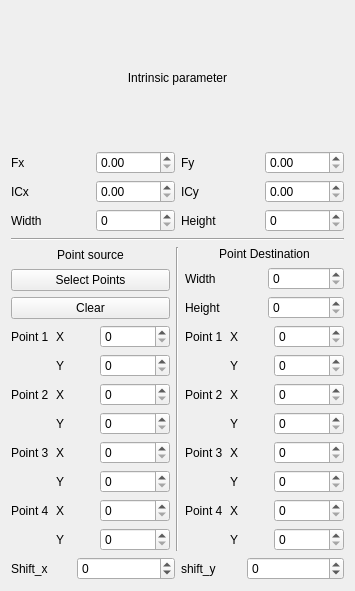
              <widget class="QWidget" name="page_2">
               <property name="geometry">
                <rect>
                 <x>0</x>
                 <y>0</y>
                 <width>355</width>
                 <height>591</height>
                </rect>
               </property>
               <attribute name="label">
                <string>Image 2</string>
               </attribute>
               <layout class="QVBoxLayout" name="verticalLayout_28">
                <item>
                 <layout class="QVBoxLayout" name="verticalLayout_14">
                  <item>
                   <widget class="QLabel" name="label_44">
                    <property name="text">
                     <string>Intrinsic parameter</string>
                    </property>
                    <property name="alignment">
                     <set>Qt::AlignCenter</set>
                    </property>
                   </widget>
                  </item>
                  <item>
                   <layout class="QGridLayout" name="gridLayout_6">
                    <item row="0" column="3">
                     <widget class="QDoubleSpinBox" name="doubleSpinBox_fy_1">
                      <property name="maximum">
                       <double>10000.000000000000000</double>
                      </property>
                     </widget>
                    </item>
                    <item row="2" column="3">
                     <widget class="QDoubleSpinBox" name="doubleSpinBox_icy_1">
                      <property name="maximum">
                       <double>10000.000000000000000</double>
                      </property>
                     </widget>
                    </item>
                    <item row="2" column="2">
                     <widget class="QLabel" name="label_45">
                      <property name="text">
                       <string>ICy</string>
                      </property>
                     </widget>
                    </item>
                    <item row="0" column="2">
                     <widget class="QLabel" name="label_46">
                      <property name="text">
                       <string>Fy</string>
                      </property>
                     </widget>
                    </item>
                    <item row="2" column="0">
                     <widget class="QLabel" name="label_47">
                      <property name="text">
                       <string>ICx</string>
                      </property>
                     </widget>
                    </item>
                    <item row="3" column="0">
                     <widget class="QLabel" name="label_48">
                      <property name="text">
                       <string>Width</string>
                      </property>
                     </widget>
                    </item>
                    <item row="3" column="2">
                     <widget class="QLabel" name="label_49">
                      <property name="text">
                       <string>Height</string>
                      </property>
                     </widget>
                    </item>
                    <item row="0" column="0">
                     <widget class="QLabel" name="label_50">
                      <property name="text">
                       <string>Fx</string>
                      </property>
                     </widget>
                    </item>
                    <item row="3" column="1">
                     <widget class="QSpinBox" name="spinBox_width_1">
                      <property name="minimumSize">
                       <size>
                        <width>70</width>
                        <height>0</height>
                       </size>
                      </property>
                      <property name="maximum">
                       <number>10000</number>
                      </property>
                     </widget>
                    </item>
                    <item row="0" column="1">
                     <widget class="QDoubleSpinBox" name="doubleSpinBox_fx_1">
                      <property name="maximum">
                       <double>10000.000000000000000</double>
                      </property>
                     </widget>
                    </item>
                    <item row="2" column="1">
                     <widget class="QDoubleSpinBox" name="doubleSpinBox_icx_1">
                      <property name="maximum">
                       <double>10000.000000000000000</double>
                      </property>
                     </widget>
                    </item>
                    <item row="3" column="3">
                     <widget class="QSpinBox" name="spinBox_height_1">
                      <property name="minimumSize">
                       <size>
                        <width>70</width>
                        <height>0</height>
                       </size>
                      </property>
                      <property name="maximum">
                       <number>10000</number>
                      </property>
                     </widget>
                    </item>
                   </layout>
                  </item>
                  <item>
                   <widget class="Line" name="line_3">
                    <property name="orientation">
                     <enum>Qt::Horizontal</enum>
                    </property>
                   </widget>
                  </item>
                  <item>
                   <layout class="QHBoxLayout" name="horizontalLayout_5">
                    <item>
                     <layout class="QVBoxLayout" name="verticalLayout_15">
                      <item>
                       <widget class="QLabel" name="label_51">
                        <property name="text">
                         <string>Point source</string>
                        </property>
                        <property name="alignment">
                         <set>Qt::AlignCenter</set>
                        </property>
                       </widget>
                      </item>
                      <item>
                       <layout class="QVBoxLayout" name="verticalLayout_16">
                        <item>
                         <widget class="QPushButton" name="button_select_point_1">
                          <property name="text">
                           <string>Select Points</string>
                          </property>
                          <property name="checkable">
                           <bool>true</bool>
                          </property>
                         </widget>
                        </item>
                        <item>
                         <widget class="QPushButton" name="button_clear_1">
                          <property name="text">
                           <string>Clear</string>
                          </property>
                         </widget>
                        </item>
                       </layout>
                      </item>
                      <item>
                       <layout class="QGridLayout" name="gridLayout_7">
                        <item row="6" column="0">
                         <widget class="QLabel" name="label_52">
                          <property name="text">
                           <string>Point 4</string>
                          </property>
                         </widget>
                        </item>
                        <item row="4" column="2">
                         <widget class="QSpinBox" name="spinBox_src_point3_x_1">
                          <property name="maximum">
                           <number>10000</number>
                          </property>
                         </widget>
                        </item>
                        <item row="1" column="2">
                         <widget class="QSpinBox" name="spinBox_src_point1_y_1">
                          <property name="maximum">
                           <number>10000</number>
                          </property>
                         </widget>
                        </item>
                        <item row="3" column="1">
                         <widget class="QLabel" name="label_53">
                          <property name="text">
                           <string>Y</string>
                          </property>
                         </widget>
                        </item>
                        <item row="0" column="1">
                         <widget class="QLabel" name="label_54">
                          <property name="text">
                           <string>X</string>
                          </property>
                         </widget>
                        </item>
                        <item row="5" column="2">
                         <widget class="QSpinBox" name="spinBox_src_point3_y_1">
                          <property name="maximum">
                           <number>10000</number>
                          </property>
                         </widget>
                        </item>
                        <item row="1" column="1">
                         <widget class="QLabel" name="label_55">
                          <property name="text">
                           <string>Y</string>
                          </property>
                         </widget>
                        </item>
                        <item row="7" column="1">
                         <widget class="QLabel" name="label_56">
                          <property name="text">
                           <string>Y</string>
                          </property>
                         </widget>
                        </item>
                        <item row="4" column="0">
                         <widget class="QLabel" name="label_57">
                          <property name="text">
                           <string>Point 3</string>
                          </property>
                         </widget>
                        </item>
                        <item row="0" column="2">
                         <widget class="QSpinBox" name="spinBox_src_point1_x_1">
                          <property name="minimumSize">
                           <size>
                            <width>70</width>
                            <height>0</height>
                           </size>
                          </property>
                          <property name="maximumSize">
                           <size>
                            <width>16777215</width>
                            <height>16777215</height>
                           </size>
                          </property>
                          <property name="maximum">
                           <number>10000</number>
                          </property>
                          <property name="value">
                           <number>0</number>
                          </property>
                         </widget>
                        </item>
                        <item row="5" column="1">
                         <widget class="QLabel" name="label_58">
                          <property name="text">
                           <string>Y</string>
                          </property>
                         </widget>
                        </item>
                        <item row="2" column="2">
                         <widget class="QSpinBox" name="spinBox_src_point2_x_1">
                          <property name="maximum">
                           <number>10000</number>
                          </property>
                         </widget>
                        </item>
                        <item row="2" column="0">
                         <widget class="QLabel" name="label_59">
                          <property name="text">
                           <string>Point 2</string>
                          </property>
                         </widget>
                        </item>
                        <item row="0" column="0">
                         <widget class="QLabel" name="label_60">
                          <property name="text">
                           <string>Point 1</string>
                          </property>
                         </widget>
                        </item>
                        <item row="2" column="1">
                         <widget class="QLabel" name="label_61">
                          <property name="text">
                           <string>X</string>
                          </property>
                         </widget>
                        </item>
                        <item row="6" column="2">
                         <widget class="QSpinBox" name="spinBox_src_point4_x_1">
                          <property name="maximum">
                           <number>10000</number>
                          </property>
                         </widget>
                        </item>
                        <item row="6" column="1">
                         <widget class="QLabel" name="label_62">
                          <property name="text">
                           <string>X</string>
                          </property>
                         </widget>
                        </item>
                        <item row="4" column="1">
                         <widget class="QLabel" name="label_63">
                          <property name="text">
                           <string>X</string>
                          </property>
                         </widget>
                        </item>
                        <item row="3" column="2">
                         <widget class="QSpinBox" name="spinBox_src_point2_y_1">
                          <property name="maximum">
                           <number>10000</number>
                          </property>
                         </widget>
                        </item>
                        <item row="7" column="2">
                         <widget class="QSpinBox" name="spinBox_src_point4_y_1">
                          <property name="maximum">
                           <number>10000</number>
                          </property>
                         </widget>
                        </item>
                       </layout>
                      </item>
                     </layout>
                    </item>
                    <item>
                     <widget class="Line" name="line_4">
                      <property name="orientation">
                       <enum>Qt::Vertical</enum>
                      </property>
                     </widget>
                    </item>
                    <item>
                     <layout class="QVBoxLayout" name="verticalLayout_17">
                      <item>
                       <widget class="QLabel" name="label_64">
                        <property name="text">
                         <string>Point Destination</string>
                        </property>
                        <property name="alignment">
                         <set>Qt::AlignCenter</set>
                        </property>
                       </widget>
                      </item>
                      <item>
                       <layout class="QGridLayout" name="gridLayout_8">
                        <item row="0" column="0">
                         <widget class="QLabel" name="label_65">
                          <property name="text">
                           <string>Width</string>
                          </property>
                         </widget>
                        </item>
                        <item row="0" column="1">
                         <widget class="QSpinBox" name="spinBox_width_dst_1">
                          <property name="maximum">
                           <number>10000</number>
                          </property>
                         </widget>
                        </item>
                        <item row="1" column="0">
                         <widget class="QLabel" name="label_66">
                          <property name="text">
                           <string>Height</string>
                          </property>
                         </widget>
                        </item>
                        <item row="1" column="1">
                         <widget class="QSpinBox" name="spinBox_height_dst_1">
                          <property name="maximum">
                           <number>10000</number>
                          </property>
                         </widget>
                        </item>
                       </layout>
                      </item>
                      <item>
                       <layout class="QGridLayout" name="gridLayout_9">
                        <item row="6" column="0">
                         <widget class="QLabel" name="label_67">
                          <property name="text">
                           <string>Point 4</string>
                          </property>
                         </widget>
                        </item>
                        <item row="1" column="1">
                         <widget class="QLabel" name="label_68">
                          <property name="text">
                           <string>Y</string>
                          </property>
                         </widget>
                        </item>
                        <item row="6" column="2">
                         <widget class="QSpinBox" name="spinBox_dst_point4_x_1">
                          <property name="maximum">
                           <number>10000</number>
                          </property>
                         </widget>
                        </item>
                        <item row="4" column="0">
                         <widget class="QLabel" name="label_69">
                          <property name="text">
                           <string>Point 3</string>
                          </property>
                         </widget>
                        </item>
                        <item row="1" column="2">
                         <widget class="QSpinBox" name="spinBox_dst_point1_y_1">
                          <property name="maximum">
                           <number>10000</number>
                          </property>
                         </widget>
                        </item>
                        <item row="3" column="1">
                         <widget class="QLabel" name="label_70">
                          <property name="text">
                           <string>Y</string>
                          </property>
                         </widget>
                        </item>
                        <item row="5" column="2">
                         <widget class="QSpinBox" name="spinBox_dst_point3_y_1">
                          <property name="maximum">
                           <number>10000</number>
                          </property>
                         </widget>
                        </item>
                        <item row="0" column="0">
                         <widget class="QLabel" name="label_71">
                          <property name="text">
                           <string>Point 1</string>
                          </property>
                         </widget>
                        </item>
                        <item row="7" column="2">
                         <widget class="QSpinBox" name="spinBox_dst_point4_y_1">
                          <property name="maximum">
                           <number>10000</number>
                          </property>
                         </widget>
                        </item>
                        <item row="6" column="1">
                         <widget class="QLabel" name="label_72">
                          <property name="text">
                           <string>X</string>
                          </property>
                         </widget>
                        </item>
                        <item row="3" column="2">
                         <widget class="QSpinBox" name="spinBox_dst_point2_y_1">
                          <property name="maximum">
                           <number>10000</number>
                          </property>
                         </widget>
                        </item>
                        <item row="0" column="2">
                         <widget class="QSpinBox" name="spinBox_dst_point1_x_1">
                          <property name="minimumSize">
                           <size>
                            <width>70</width>
                            <height>0</height>
                           </size>
                          </property>
                          <property name="maximumSize">
                           <size>
                            <width>10000</width>
                            <height>16777215</height>
                           </size>
                          </property>
                          <property name="maximum">
                           <number>10000</number>
                          </property>
                         </widget>
                        </item>
                        <item row="2" column="2">
                         <widget class="QSpinBox" name="spinBox_dst_point2_x_1">
                          <property name="maximum">
                           <number>10000</number>
                          </property>
                         </widget>
                        </item>
                        <item row="2" column="1">
                         <widget class="QLabel" name="label_73">
                          <property name="text">
                           <string>X</string>
                          </property>
                         </widget>
                        </item>
                        <item row="5" column="1">
                         <widget class="QLabel" name="label_74">
                          <property name="text">
                           <string>Y</string>
                          </property>
                         </widget>
                        </item>
                        <item row="7" column="1">
                         <widget class="QLabel" name="label_75">
                          <property name="text">
                           <string>Y</string>
                          </property>
                         </widget>
                        </item>
                        <item row="4" column="1">
                         <widget class="QLabel" name="label_76">
                          <property name="text">
                           <string>X</string>
                          </property>
                         </widget>
                        </item>
                        <item row="2" column="0">
                         <widget class="QLabel" name="label_77">
                          <property name="text">
                           <string>Point 2</string>
                          </property>
                         </widget>
                        </item>
                        <item row="4" column="2">
                         <widget class="QSpinBox" name="spinBox_dst_point3_x_1">
                          <property name="maximum">
                           <number>10000</number>
                          </property>
                         </widget>
                        </item>
                        <item row="0" column="1">
                         <widget class="QLabel" name="label_78">
                          <property name="text">
                           <string>X</string>
                          </property>
                         </widget>
                        </item>
                       </layout>
                      </item>
                     </layout>
                    </item>
                   </layout>
                  </item>
                 </layout>
                </item>
                <item>
                 <layout class="QHBoxLayout" name="horizontalLayout_15">
                  <item>
                   <widget class="QLabel" name="label_41">
                    <property name="maximumSize">
                     <size>
                      <width>60</width>
                      <height>16777215</height>
                     </size>
                    </property>
                    <property name="text">
                     <string>Shift_x</string>
                    </property>
                   </widget>
                  </item>
                  <item>
                   <widget class="QSpinBox" name="spinBox_shift_x_2">
                    <property name="minimum">
                     <number>-1000</number>
                    </property>
                    <property name="maximum">
                     <number>1000</number>
                    </property>
                    <property name="value">
                     <number>0</number>
                    </property>
                   </widget>
                  </item>
                  <item>
                   <widget class="QLabel" name="label_42">
                    <property name="maximumSize">
                     <size>
                      <width>60</width>
                      <height>16777215</height>
                     </size>
                    </property>
                    <property name="text">
                     <string>shift_y</string>
                    </property>
                   </widget>
                  </item>
                  <item>
                   <widget class="QSpinBox" name="spinBox_shift_y_2">
                    <property name="minimum">
                     <number>-1000</number>
                    </property>
                    <property name="maximum">
                     <number>1000</number>
                    </property>
                    <property name="value">
                     <number>0</number>
                    </property>
                   </widget>
                  </item>
                 </layout>
                </item>
               </layout>
              </widget>
